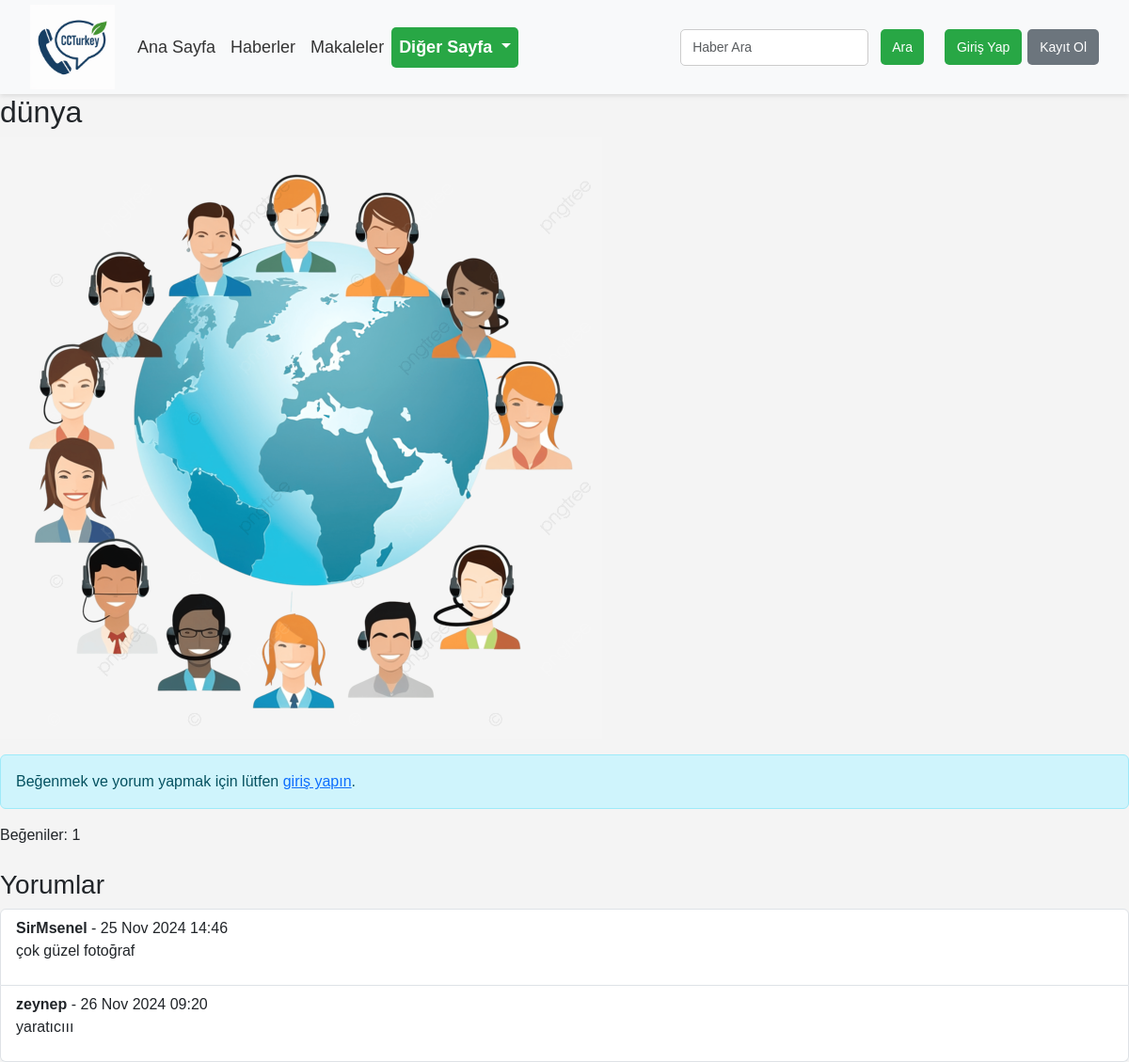
The page /news/photos/5/ on the database as committed earlier.
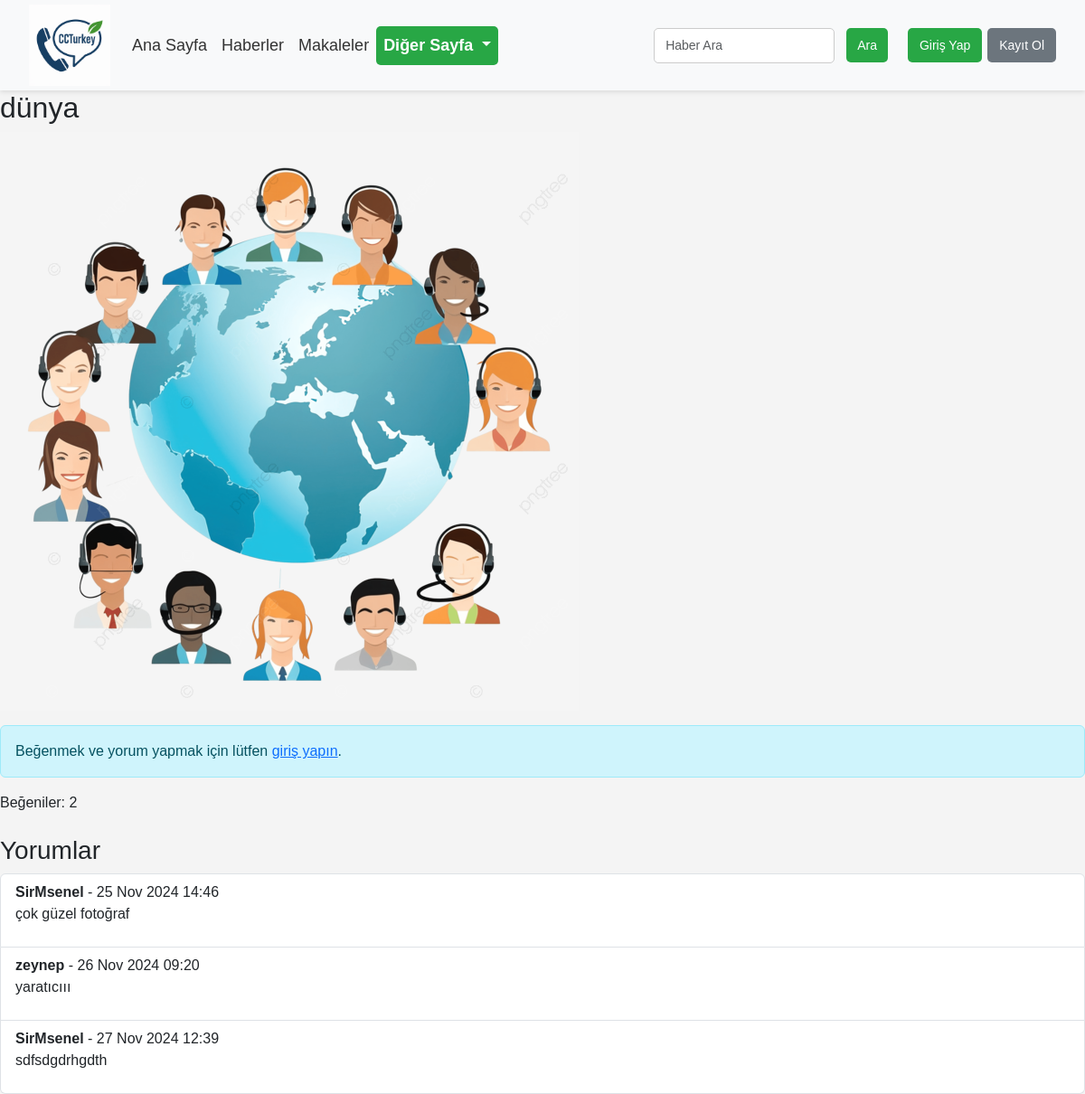
The same page on the database as committed later.
### news/models.py (models this page shows, shortened)
class Photo(models.Model):
    title = models.CharField(max_length=100, blank=True, null=True)  # Fotoğraf başlığı (isteğe bağlı)
    image = models.ImageField(upload_to='photos/')  # Fotoğraf dosyası
    uploaded_at = models.DateTimeField(auto_now_add=True)  # Yüklenme tarihi
    likes = models.ManyToManyField('auth.User', related_name='liked_photos', blank=True)  # Beğeniler
    def total_likes(self):
        return self.likes.count()

class PhotoComment(models.Model):
    photo = models.ForeignKey('Photo', on_delete=models.CASCADE, related_name='comments')  # Fotoğraf ile ilişki
    user = models.ForeignKey(User, on_delete=models.CASCADE)  # Yorum yapan kullanıcı
    text = models.TextField()  # Yorum içeriği
    created_at = models.DateTimeField(auto_now_add=True)  # Yorumun oluşturulma zamanı

### news/views.py (the view)
# urls.py: path('photos/<int:pk>/', views.photo_detail, name='photo_detail'),  # Fotoğraf detay
def photo_detail(request, pk):
    photo = get_object_or_404(Photo, pk=pk)
    comments = photo.comments.all()  # Fotoğrafa ait tüm yorumlar
    if request.method == 'POST':
        if request.user.is_authenticated:
            form = PhotoCommentForm(request.POST)
            if form.is_valid():
                comment = form.save(commit=False)
                comment.photo = photo
                comment.user = request.user
                comment.save()
                return redirect('photo_detail', pk=pk)
        else:
            return redirect('login')  # Kullanıcı giriş yapmadıysa giriş sayfasına yönlendir
    else:
        form = PhotoCommentForm()
    return render(request, 'news/photo_detail.html', {'photo': photo, 'comments': comments, 'form': form})

### news/forms.py
class PhotoCommentForm(forms.ModelForm):
    class Meta:
        model = PhotoComment
        fields = ['text']  # Kullanıcı yalnızca yorum metnini girebilir
        widgets = {
            'text': forms.Textarea(attrs={'class': 'form-control', 'rows': 3, 'placeholder': 'Yorum yazın...'}),
        }

### news/templates/news/photo_detail.html (shortened to what this page needs)
{% extends 'base.html' %}
{% block content %}
<div class="photo-detail">
    <h2>{{ photo.title }}</h2>
    <img src="{{ photo.image.url }}" alt="{{ photo.title }}" class="img-fluid">
    <div class="like-section mt-3">
        {% if user.is_authenticated %}
            <form action="{% url 'like_photo' photo.id %}" method="post">
                {% csrf_token %}
                {% if user in photo.likes.all %}
                    <button type="submit" class="btn btn-danger">Beğeniyi Kaldır</button>
                {% else %}
                    <button type="submit" class="btn btn-primary">Beğen</button>
                {% endif %}
            </form>
        {% else %}
            <div class="alert alert-info mt-3" role="alert">
                Beğenmek ve yorum yapmak için lütfen <a href="{% url 'login' %}">giriş yapın</a>.
            </div>
        {% endif %}
        <p class="mt-2">Beğeniler: {{ photo.total_likes }}</p>
    </div>
    <div class="comments mt-4">
        <h3>Yorumlar</h3>
        <ul class="list-group">
            {% for comment in comments %}
                <li class="list-group-item">
                    <strong>{{ comment.user.username }}</strong> - {{ comment.created_at|date:"d M Y H:i" }}
                    <p>{{ comment.text }}</p>
                </li>
            {% empty %}
                <li class="list-group-item">Henüz yorum yok.</li>
            {% endfor %}
        </ul>
    </div>
</div>
{% endblock %}

Rows that differ between the two databases and show on the page:
computed for Photo "dünya": total_likes "1" → "2"
added PhotoComment: user.username "SirMsenel", created_at "27 Nov 2024 12:39", text "sdfsdgdrhgdth"
